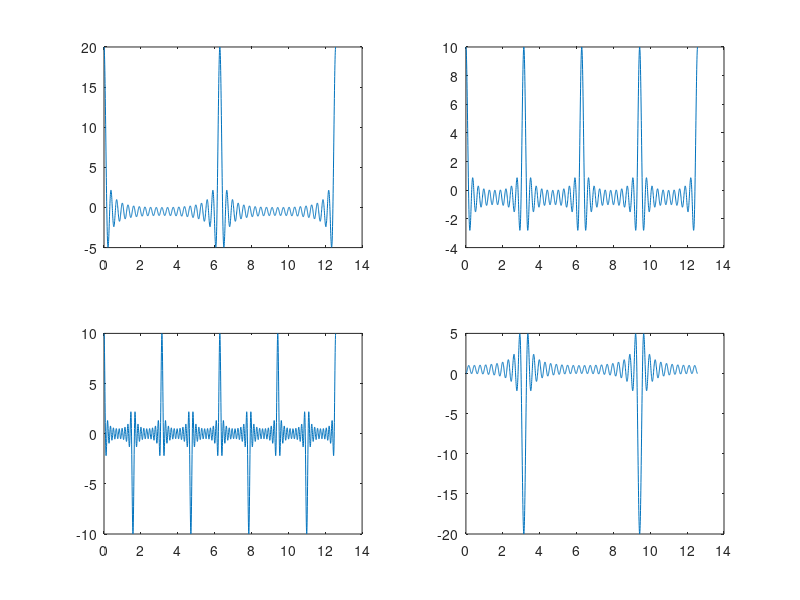

Source code (MATLAB):
% test Fourier decomposition of periodic delta function

x = pi/1024:pi/512:4*pi;
y1 = zeros(size(x));
y2= y1; y3=y2; y4 = y3 ;
for i=1:20, 
    y1 = y1 + cos(x*i); 
    y2 = y2 + (0)^(mod(i,2))*cos(x*i);
    y3 = y3 + (0)^(mod(i+1,2))*cos(x*i*2);
    y4 = y4 + (-1)^(mod(i,2)+1)*cos(i*x);
end, 
figure(1)
subplot(2,2,1), plot(x,y1);
subplot(2,2,2), plot(x,y2);
subplot(2,2,3), plot(x,y3);
subplot(2,2,4), plot(x,y4);

